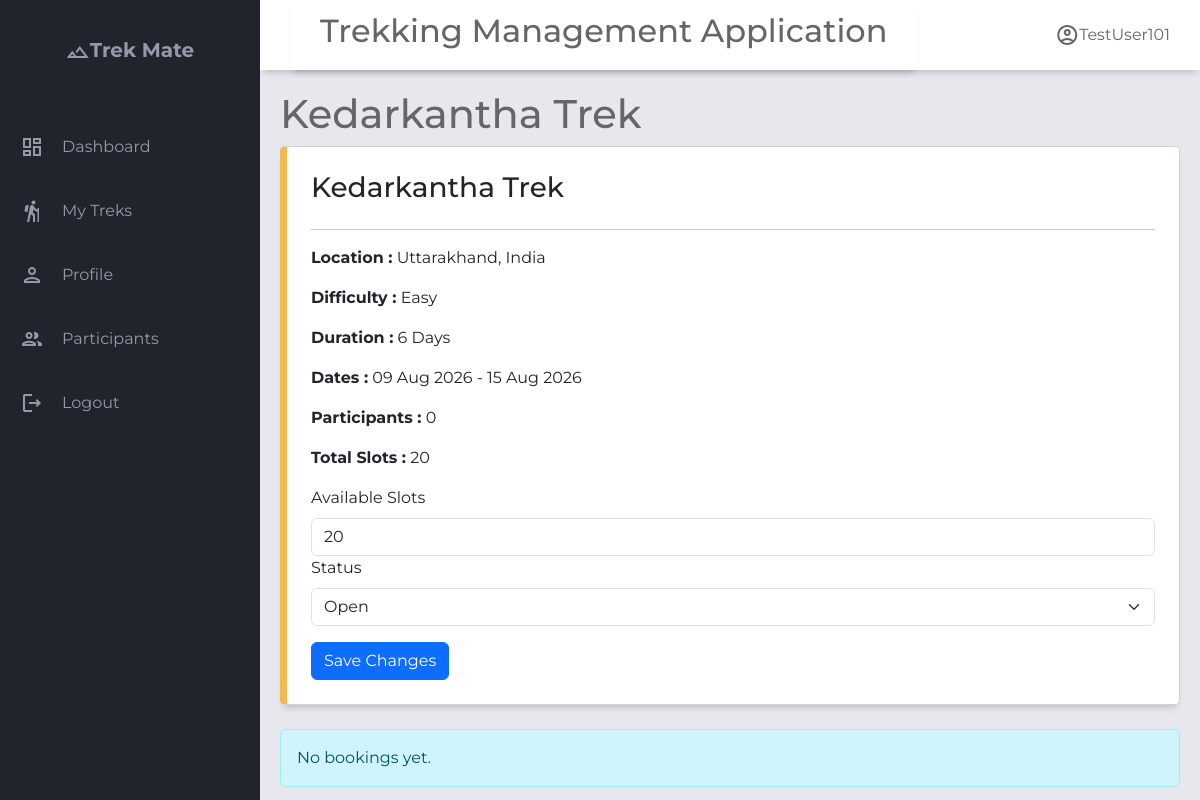
/staff/1/trek/1, run on an earlier commit of the app's database.
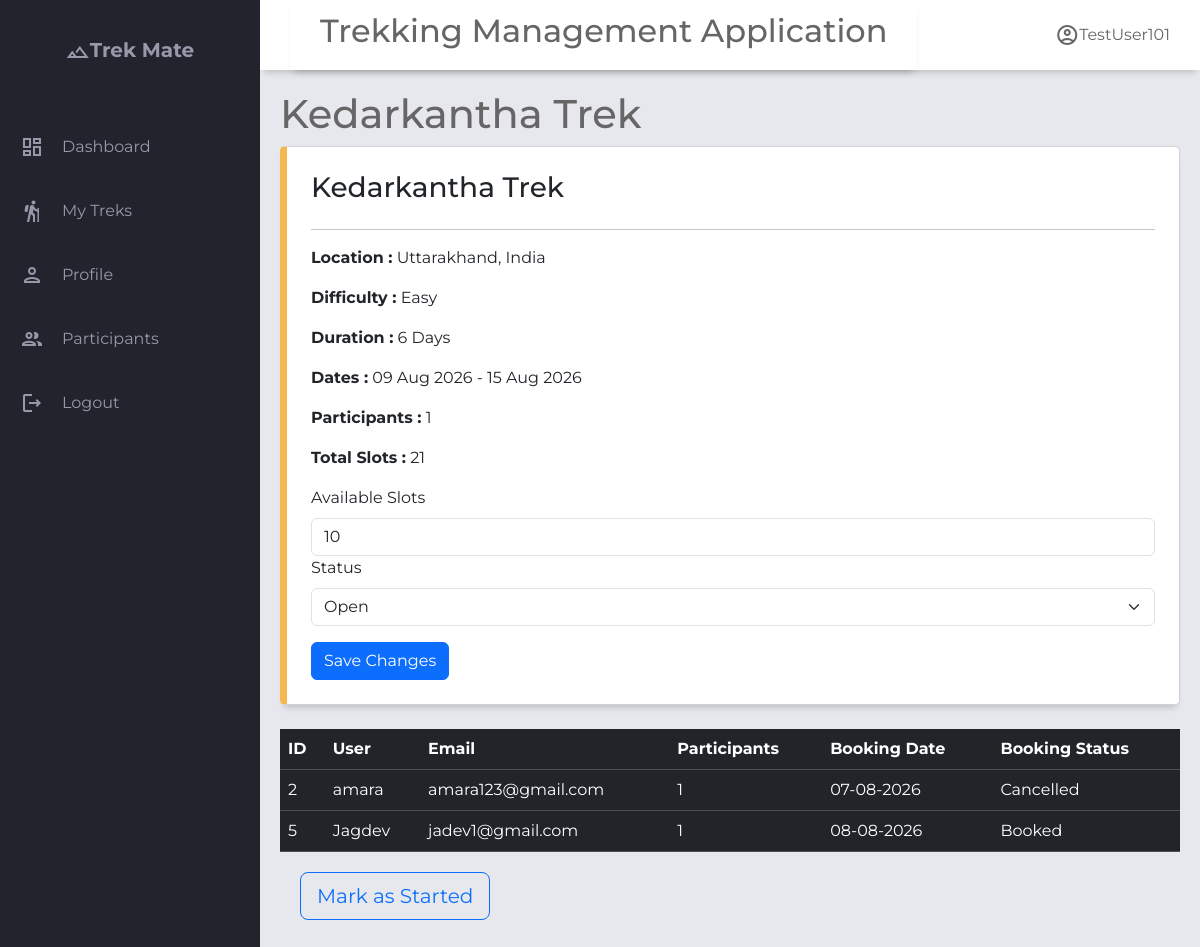
And on a later commit of the database.
### application/models.py (models this page shows)
class Trek(db.Model):
    __tablename__='trek'
    id              = db.Column(db.Integer, primary_key=True)
    name            = db.Column(db.String(), nullable=False)
    description     = db.Column(db.Text, nullable=True)
    location        = db.Column(db.String(), nullable=True)
    difficulty      = db.Column(db.String(), nullable=False, default='moderate')  # easy | moderate | hard
    duration_days   = db.Column(db.Integer, nullable=False)
    start_date      = db.Column(db.DateTime, nullable=True)
    end_date        = db.Column(db.DateTime, nullable=True)
    max_slots       = db.Column(db.Integer, nullable=False, default=20)
    available_slots = db.Column(db.Integer, nullable=False, default=20)
    price           = db.Column(db.Numeric, nullable=False, default=0.0)
    status          = db.Column(Enum('open','closed',name='trek_status'),nullable=False, default='pending')
    trek_progress   = db.Column(Enum('upcoming','started','completed',name="trek_progress"),default='upcoming')
    created_at      = db.Column(db.DateTime, default=db.func.now())
    updated_at      = db.Column(db.DateTime, onupdate=db.func.now())
    image           = db.Column(db.String(200))
    assigned_staffs=db.relationship('Staff_profile',secondary='trek_staff_assignment',lazy=True,back_populates='assigned_treks')#many to many relationship
    bookings=db.relationship('Booking',back_populates='trek',lazy=True,cascade="all, delete-orphan")#one to many relationship as one trek can have multiple bookings but not other side, as one booking can belong to a single trek

class Booking(db.Model):
    __tablename__='booking'
    id                  = db.Column(db.Integer, primary_key=True)
    user_id             = db.Column(db.Integer, db.ForeignKey('user.id'), nullable=False)
    trek_id             = db.Column(db.Integer, db.ForeignKey('trek.id'), nullable=False)
    booking_date        = db.Column(db.DateTime, default=db.func.now())
    booking_status      = db.Column(Enum('booked','cancelled','completed',name='booking_status'), nullable=False, default='booked')   # booked | cancelled | completed
    payment_status      = db.Column(Enum('unpaid','partial','paid','refunded',name='payment_status'), nullable=False, default='unpaid')   # unpaid | partial | paid | refunded
    num_participants    = db.Column(db.Integer, default=1)
    total_amount        = db.Column(db.Float, nullable=True)
    amount_paid         = db.Column(db.Float, default=0.0)
    notes               = db.Column(db.Text, nullable=True)
    cancelled_at        = db.Column(db.DateTime, nullable=True)
    cancellation_reason = db.Column(db.Text, nullable=True)
    created_at          = db.Column(db.DateTime, default=db.func.now())
    updated_at          = db.Column(db.DateTime, onupdate=db.func.now())
    trek=db.relationship('Trek',back_populates='bookings',lazy=True)#one to many relationship #each booking belong to one trek
    user=db.relationship('User',back_populates='bookings',lazy=True)#one to many relationship

class User(db.Model):
    __tablename__='user'
    id= db.Column(db.Integer, primary_key=True)
    username=db.Column(db.String(),unique=True,nullable=False)
    email=db.Column(db.String(),unique=True,nullable=False)
    password=db.Column(db.String(),nullable=False)
    full_name        = db.Column(db.String(), nullable=True)
    phone            = db.Column(db.String(), nullable=True)
    role=db.Column(Enum('admin','trek staff','trekker',name='user_role'),nullable=False,default='trekker')# admin | trek staff | trekker
    is_blacklisted=db.Column(db.Boolean,default=False)
    blacklist_reason=db.Column(db.Text,nullable=True)
    is_active=db.Column(db.Boolean,default=True)
    created_at       = db.Column(db.DateTime, default=db.func.now())
    updated_at       = db.Column(db.DateTime, onupdate=db.func.now())
    bookings=db.relationship('Booking',lazy=True, back_populates='user',cascade="all, delete-orphan") #all → apply operations like save, update, delete to the related bookings.
    staff_profile=db.relationship('Staff_profile',lazy=True,uselist=False,back_populates='user') #uselist= False means One-to-one (single object) while default it is one-to-many

### application/controller.py (the view)
@app.route("/staff/<int:staff_id>/trek/<int:trek_id>")
def manage_trek(staff_id, trek_id):
    staff=Staff_profile.query.get_or_404(staff_id)
    user=staff.user
    trek=Trek.query.get_or_404(trek_id)
    if not trek:
        return render_template("t_not_found.html")
    bookings=Booking.query.filter_by(trek_id=trek.id).all()
    participants=0
    for booking in trek.bookings:
        if booking.booking_status != "cancelled":
            participants += booking.num_participants
    db.session.commit()
    return render_template("s_manage_trek.html",user=user,trek=trek,bookings=bookings,total_participants=participants,staff=staff)

### templates/s_manage_trek.html (shortened to what this page needs)
{% extends "staff_base.html" %}
{% block header_title %}
{{ trek.name }}
{% endblock %}
{% block content %}
<div class="card p-4 mb-4">
    <h3>{{ trek.name }}</h3>
    <hr>
    <p><strong>Location :</strong> {{ trek.location }}</p>
    <p><strong>Difficulty :</strong> {{ trek.difficulty.title() }}</p>
    <p><strong>Duration :</strong> {{ trek.duration_days }} Days</p>
    <p>
        <strong>Dates :</strong>
        {{ trek.start_date.strftime("%d %b %Y") }}
        -
        {{ trek.end_date.strftime("%d %b %Y") }}
    </p>
    <p><strong>Participants :</strong> {{ total_participants }}</p>
    <p><strong>Total Slots :</strong> {{ trek.max_slots }}</p>
    <form action="{{ url_for('update_trek_details',trek_id=trek.id,staff_id=staff.id) }}" method="post">
        <label class="form-label" for="inp1">Available Slots</label>
        <input type="number" name="available_slots" id="inp1" value="{{ trek.available_slots }}" min="0"
            max="{{ trek.max_slots }}" class="form-control">
        <label class="form-label" for="inp2">Status</label>
        <select name="status" id="inp2" class="form-select">
            <option value="open" {% if trek.status=="open" %}selected{% endif %}>Open</option>
        </select>
        <button type="submit" class="btn btn-primary mt-3">Save Changes</button>
    </form>
</div>
{% if bookings %}
<table class="table table-dark table-hover">
    <thead>
        <tr>
            <th>ID</th>
            <th>User</th>
            <th>Email</th>
            <th>Participants</th>
            <th>Booking Date</th>
            <th>Booking Status</th>
        </tr>
    </thead>
    <tbody>
        {% for booking in bookings %}
        <tr>
            <td>{{ booking.id }}</td>
            <td>{{ booking.user.username }}</td>
            <td>{{ booking.user.email }}</td>
            <td>{{ booking.num_participants }}</td>
            <td>{{ booking.booking_date.strftime("%d-%m-%Y") }}</td>
            <td>{{ booking.booking_status.title() }}</td>
        </tr>
        {% endfor %}
    </tbody>
</table>
<div class="two-buttons" style="margin: 20px; display: flex; gap: 20px;">
    {% if trek.trek_progress == "upcoming" %}
    <a href="{{ url_for('start_trek',staff_id=staff.id,trek_id=trek.id)}}" class="btn btn-outline-primary btn-lg">Mark as Started</a>
    {% elif trek.trek_progress == "started" %}
    <a href="{{ url_for('complete_trek',staff_id=staff.id,trek_id=trek.id)}}" class="btn btn-outline-success btn-lg">Mark as Completed</a>
    {% else %}
    <span class="badge bg-success">
        Trek Completed
    </span>
    {% endif %}
</div>
{% else %}
<div class="alert alert-info">
    No bookings yet.
</div>
{% endif %}
{% endblock %}

What changed in the data, as far as the page shows it:
changed Trek "Kedarkantha Trek": max_slots "20" → "21"; available_slots "20" → "10"
added Booking: id "2", user.username "amara", user.email "amara123@gmail.com", num_participants "1", booking_date "07-08-2026", booking_status "Cancelled"
added Booking: id "5", user.username "Jagdev", user.email "jadev1@gmail.com", num_participants "1", booking_date "08-08-2026", booking_status "Booked"
Also different on the page:
{{ total_participants }}: "0" → "1"
text no longer shown: "No bookings yet."
text now shown: "ID User Email Participants Booking Date Booking Status Mark as Started"
